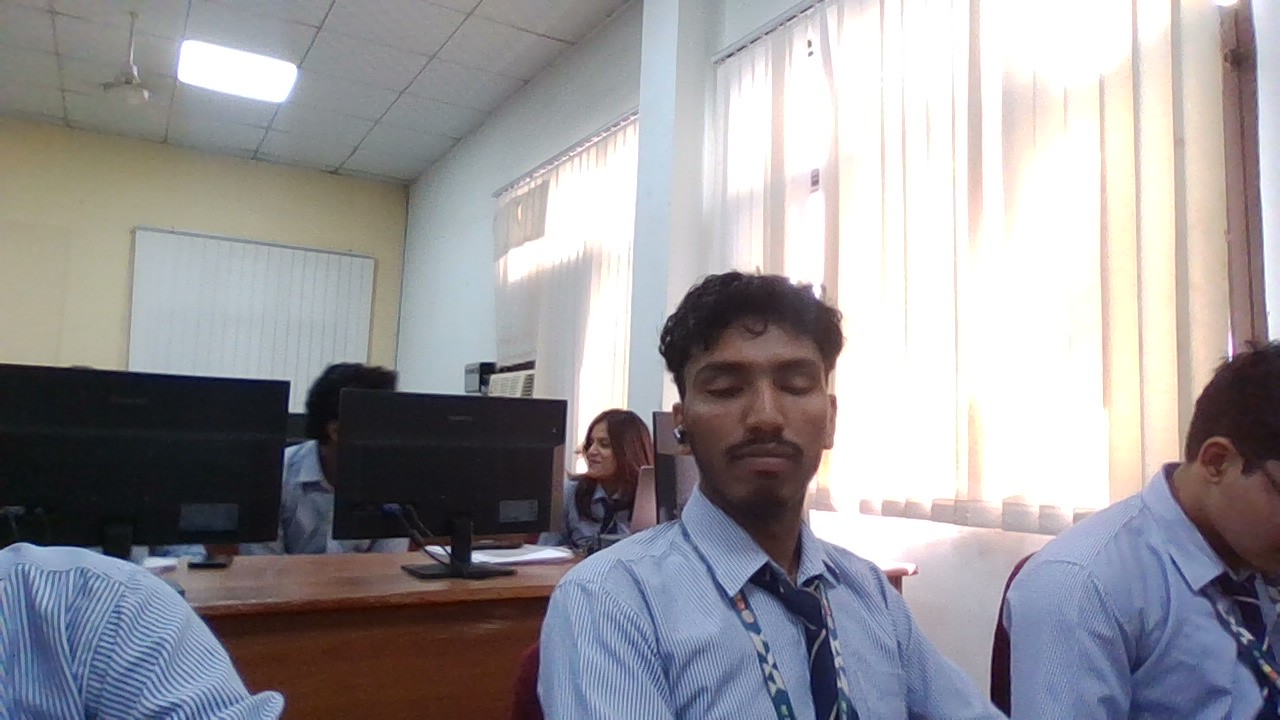
#> input picture ComputerVision/Experiment11/Q4/dataset/Arpit/WIN_20261012_14_13_04_Pro.jpg, 1280 x 720 px
$ python 'Experiment 1.py'
#> lines starting #> are read from the running program, lines starting #| are printed output that depends on the picture
# Name :- Dev Sharma
# CU24250269
# BTech CSE 3rd Year SECTION - "B"
# Roll No. :- 17

# ============================================================
# Experiment No. 1
# Experiment Name
# Implementation of Fundamental Image Processing Operations
# using Python and OpenCV
# ============================================================

# Aim:
# To develop a comprehensive understanding of fundamental image
# processing techniques by implementing image acquisition,
# storage, color space conversion, geometric transformations,
# and image enhancement operations using Python and OpenCV.


# ============================================================
# Step 1: Import Required Libraries
# ============================================================

import cv2
import numpy as np
import matplotlib.pyplot as plt
from tkinter import Tk, filedialog
import os


# ============================================================
# Step 2: Upload / Select Image from Computer
# ============================================================

root = Tk()
root.withdraw()

image_path = filedialog.askopenfilename(
    title="Select an Image",
    filetypes=[
        ("Image Files", "*.jpg *.jpeg *.png *.bmp *.tif *.tiff"),
        ("All Files", "*.*")
    ]
)
#> the answer given: ../Experiment11/Q4/dataset/Arpit/WIN_20261012_14_13_04_Pro.jpg

if not image_path:
    print("No image selected.")
    exit()

# Load color image
image = cv2.imread(image_path)
#> image is the input picture: shape (720, 1280, 3); mean B, G, R 153.5, 149.3, 151.2

if image is None:
    print("Error: Unable to load the selected image.")
    exit()

print("Image loaded successfully.")
print("Selected Image:", image_path)


# ============================================================
# Step 3: Display Image using OpenCV and Matplotlib
# ============================================================

# Display using OpenCV
cv2.imshow("Original Image - OpenCV", image)

# Convert BGR to RGB for Matplotlib
image_rgb = cv2.cvtColor(
    image,
    cv2.COLOR_BGR2RGB
)

# Display using Matplotlib
plt.figure(figsize=(6, 5))
plt.imshow(image_rgb)
plt.title("Original Image")
plt.axis("off")
plt.show()

cv2.waitKey(0)
cv2.destroyAllWindows()

print("Original image displayed successfully.")


# ============================================================
# Step 4: Examine Image Properties
# ============================================================

height, width, channels = image.shape

print("\n========== IMAGE PROPERTIES ==========")

print("Image Width:", width)
#| Image Width: 1280
print("Image Height:", height)
#| Image Height: 720
print("Image Resolution:", width, "x", height)
#| Image Resolution: 1280 x 720
print("Number of Channels:", channels)
#| Number of Channels: 3
print("Image Data Type:", image.dtype)
#| Image Data Type: uint8
print("Total Number of Pixels:", height * width)
#| Total Number of Pixels: 921600


# ============================================================
# Step 5: Save Image in JPEG and PNG Formats
# ============================================================

jpeg_path = "output_image.jpg"
png_path = "output_image.png"

cv2.imwrite(
    jpeg_path,
    image,
    [cv2.IMWRITE_JPEG_QUALITY, 95]
)

cv2.imwrite(
    png_path,
    image
)

print("\n========== IMAGE STORAGE ==========")

print("JPEG Image Saved:", jpeg_path)
print("PNG Image Saved:", png_path)

print("JPEG File Size:",
      round(os.path.getsize(jpeg_path) / 1024, 2),
      "KB")

print("PNG File Size:",
      round(os.path.getsize(png_path) / 1024, 2),
      "KB")


# ============================================================
# Step 6: Convert Image to Different Color Spaces
# ============================================================

# Grayscale
gray_image = cv2.cvtColor(
    image,
    cv2.COLOR_BGR2GRAY
)

# HSV
hsv_image = cv2.cvtColor(
    image,
    cv2.COLOR_BGR2HSV
)
#> hsv_image: shape (720, 1280, 3); mean H, S, V 72.3, 45.6, 162.6

# LAB
lab_image = cv2.cvtColor(
    image,
    cv2.COLOR_BGR2LAB
)
#> lab_image: shape (720, 1280, 3); mean of channels 0, 1, 2 154.6, 130.3, 126.1

print("\n========== COLOR SPACE CONVERSION ==========")

print("BGR to Grayscale: Completed")
print("BGR to HSV: Completed")
print("BGR to LAB: Completed")


# ============================================================
# Step 7: Resize Image
# ============================================================

new_width = 400
new_height = 300

resized_image = cv2.resize(
    image,
    (new_width, new_height)
)

print("\n========== GEOMETRIC TRANSFORMATIONS ==========")

print("Image Resizing: Completed")
print("New Resolution:", new_width, "x", new_height)


# ============================================================
# Step 8: Rotate Image
# ============================================================

rotated_image = cv2.rotate(
    image,
    cv2.ROTATE_90_CLOCKWISE
)

print("Image Rotation by 90 Degrees: Completed")


# ============================================================
# Step 9: Horizontal and Vertical Flipping
# ============================================================

horizontal_flip = cv2.flip(
    image,
    1
)
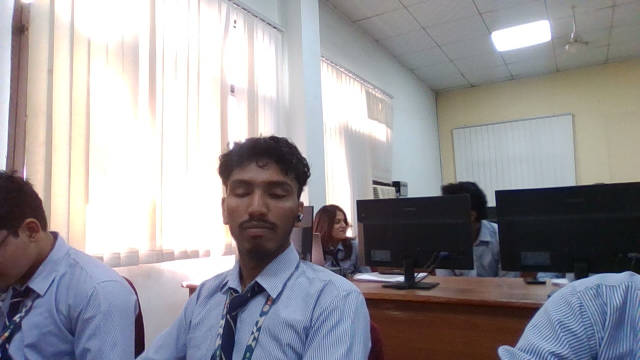
#> horizontal_flip: shape (720, 1280, 3) (shown at 1/2 size); mean B, G, R 153.5, 149.3, 151.2

vertical_flip = cv2.flip(
    image,
    0
)
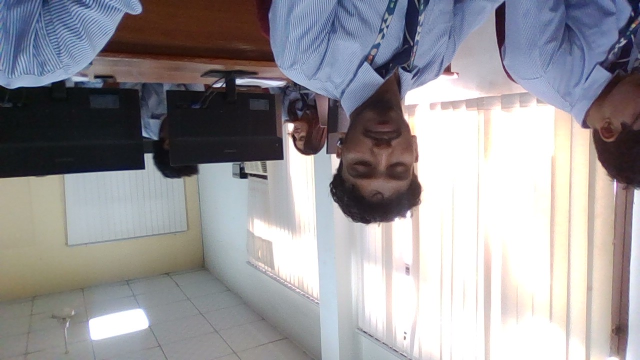
#> vertical_flip: shape (720, 1280, 3) (shown at 1/2 size); mean B, G, R 153.5, 149.3, 151.2

print("Horizontal Flipping: Completed")
print("Vertical Flipping: Completed")


# ============================================================
# Step 10: Generate Complement / Negative Image
# ============================================================

negative_image = cv2.bitwise_not(
    image
)
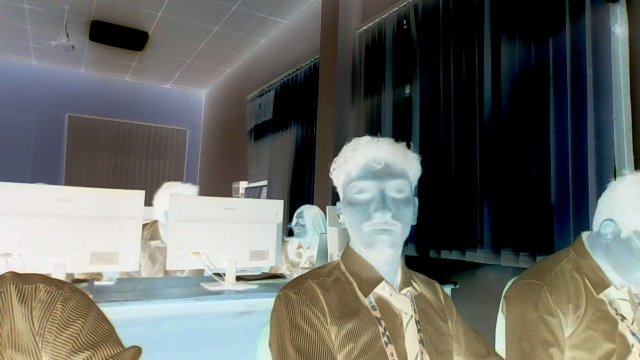
#> negative_image: shape (720, 1280, 3) (shown at 1/2 size); mean B, G, R 101.5, 105.7, 103.8

print("\n========== IMAGE COMPLEMENT ==========")
print("Negative Image Generated Successfully.")


# ============================================================
# Step 11: Crop Region of Interest (ROI)
# ============================================================

# Define ROI coordinates
# x1, y1 = starting coordinates
# x2, y2 = ending coordinates

roi_width = width // 2
roi_height = height // 2

x1 = width // 4
y1 = height // 4

x2 = x1 + roi_width
y2 = y1 + roi_height

# Make sure coordinates stay inside the image
x2 = min(x2, width)
y2 = min(y2, height)

roi = image[y1:y2, x1:x2]
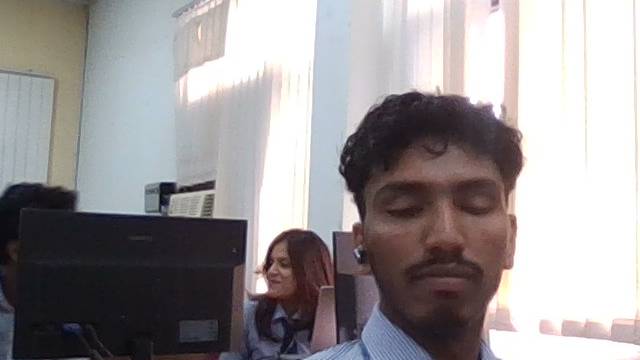
#> roi: shape (360, 640, 3); mean B, G, R 151, 149.5, 153.8

print("\n========== REGION OF INTEREST ==========")

print("ROI Coordinates:")
print("Starting Point:", (x1, y1))
#| Starting Point: (320, 180)
print("Ending Point:", (x2, y2))
#| Ending Point: (960, 540)
print("ROI Shape:", roi.shape)
#| ROI Shape: (360, 640, 3)

print("ROI Cropping: Completed")


# ============================================================
# Step 12: Display Processed Images
# ============================================================

plt.figure(figsize=(14, 10))

plt.subplot(3, 3, 1)
plt.imshow(image_rgb)
plt.title("Original Image")
plt.axis("off")

plt.subplot(3, 3, 2)
plt.imshow(gray_image, cmap="gray")
plt.title("Grayscale")
plt.axis("off")

plt.subplot(3, 3, 3)
plt.imshow(
    cv2.cvtColor(hsv_image, cv2.COLOR_HSV2RGB)
)
plt.title("HSV")
plt.axis("off")

plt.subplot(3, 3, 4)
plt.imshow(
    cv2.cvtColor(lab_image, cv2.COLOR_LAB2RGB)
)
plt.title("LAB")
plt.axis("off")

plt.subplot(3, 3, 5)
plt.imshow(
    cv2.cvtColor(resized_image, cv2.COLOR_BGR2RGB)
)
plt.title("Resized Image")
plt.axis("off")

plt.subplot(3, 3, 6)
plt.imshow(
    cv2.cvtColor(rotated_image, cv2.COLOR_BGR2RGB)
)
plt.title("Rotated Image")
plt.axis("off")

plt.subplot(3, 3, 7)
plt.imshow(
    cv2.cvtColor(horizontal_flip, cv2.COLOR_BGR2RGB)
)
plt.title("Horizontal Flip")
plt.axis("off")

plt.subplot(3, 3, 8)
plt.imshow(
    cv2.cvtColor(vertical_flip, cv2.COLOR_BGR2RGB)
)
plt.title("Vertical Flip")
plt.axis("off")

plt.subplot(3, 3, 9)
plt.imshow(
    cv2.cvtColor(negative_image, cv2.COLOR_BGR2RGB)
)
plt.title("Negative Image")
plt.axis("off")

plt.tight_layout()
plt.show()
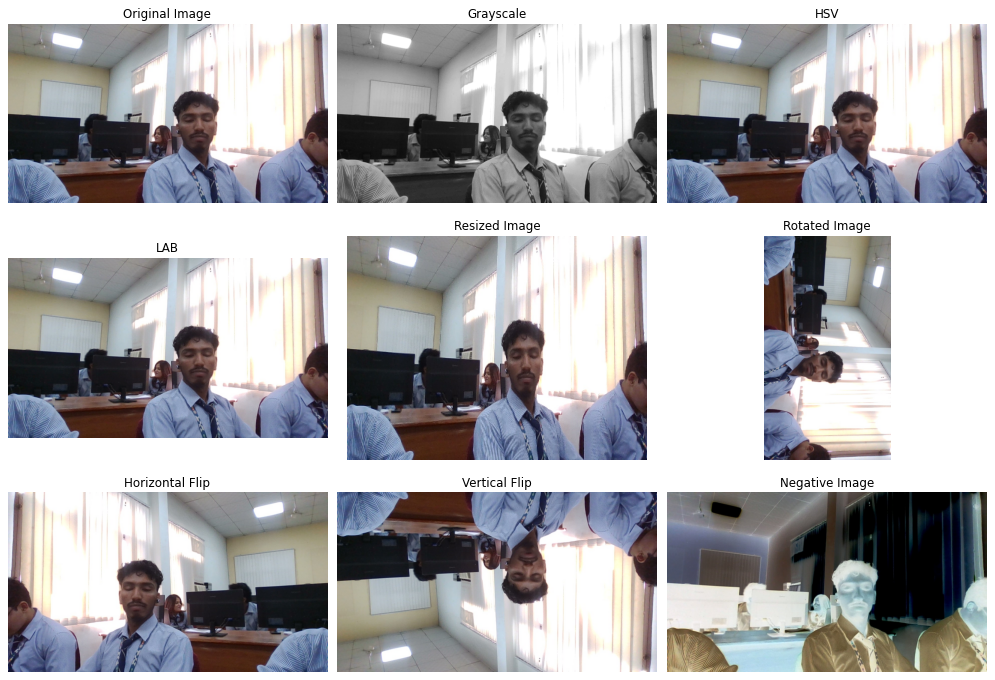
#> figure drawn by matplotlib, 9 panels


# ============================================================
# Step 13: Display ROI
# ============================================================

plt.figure(figsize=(6, 5))

plt.imshow(
    cv2.cvtColor(roi, cv2.COLOR_BGR2RGB)
)

plt.title("Region of Interest (ROI)")
plt.axis("off")

plt.show()

print("\nAll processed images displayed successfully.")


# ============================================================
# Step 14: Final Output
# ============================================================

print("\n========== FUNDAMENTAL IMAGE PROCESSING ==========")

print("Image Acquisition: Completed")
print("Image Display: Completed")
print("Image Properties Analysis: Completed")
print("JPEG Storage: Completed")
print("PNG Storage: Completed")
print("Grayscale Conversion: Completed")
print("HSV Conversion: Completed")
print("LAB Conversion: Completed")
print("Image Resizing: Completed")
print("Image Rotation: Completed")
print("Horizontal Flipping: Completed")
print("Vertical Flipping: Completed")
print("Negative Image Generation: Completed")
print("ROI Extraction: Completed")

print("\nObservations:")

print("Grayscale conversion reduces the image to a single intensity channel.")
print("HSV separates color information into hue, saturation and value.")
print("LAB represents color using lightness and color-opponent components.")
print("Resizing changes the image resolution.")
print("Rotation changes the orientation of the image.")
print("Flipping creates a mirror image.")
print("Negative operation inverts pixel intensity values.")
print("ROI extraction focuses processing on a selected image region.")

print("\nExperiment Completed Successfully.")


# ============================================================
# EXPERIMENT 1 - ANSWERS TO QUESTIONS
# ============================================================


# ------------------------------------------------------------
# QUESTION 1:
# What is a digital image? Differentiate between grayscale
# and color images.
# ------------------------------------------------------------

# A digital image is a representation of a visual scene in
# the form of discrete pixels.
#
# Each pixel contains numerical information representing the
# intensity or color at a particular location.
#
# Grayscale Image:
#
# A grayscale image contains only one channel.
# Each pixel represents intensity, usually ranging from
# 0 to 255.
#
# 0   -> Black
# 255 -> White
#
#
# Color Image:
#
# A color image contains multiple channels.
# A common representation is RGB or BGR, containing three
# channels corresponding to different color components.
#
# Therefore:
#
# Grayscale -> One intensity channel.
# Color     -> Multiple color channels.


# ------------------------------------------------------------
# QUESTION 2:
# Explain the difference between RGB, BGR, HSV, and LAB
# color spaces.
# ------------------------------------------------------------

# RGB:
#
# RGB stands for Red, Green and Blue.
# It represents a color using three channels:
# Red, Green and Blue.
#
#
# BGR:
#
# BGR stands for Blue, Green and Red.
# OpenCV normally reads color images in BGR format rather
# than RGB format.
#
#
# HSV:
#
# HSV stands for Hue, Saturation and Value.
#
# Hue represents the type of color.
# Saturation represents the intensity/purity of the color.
# Value represents brightness.
#
# HSV is useful for color-based image segmentation.
#
#
# LAB:
#
# LAB represents color using:
#
# L -> Lightness
# A -> Green to Red component
# B -> Blue to Yellow component
#
# LAB is useful for image enhancement and color analysis.
#
#
# Summary:
#
# RGB -> General color representation.
# BGR -> OpenCV's common image representation.
# HSV -> Useful for color detection and segmentation.
# LAB -> Useful for perceptual color processing.


# ------------------------------------------------------------
# QUESTION 3:
# What is the purpose of converting an image to grayscale
# before further processing?
# ------------------------------------------------------------

# Converting an image to grayscale reduces a three-channel
# color image into a single intensity channel.
#
# This reduces the amount of data that needs to be processed.
#
# Grayscale images are often easier and faster to process for
# operations such as:
#
# 1. Edge detection
# 2. Thresholding
# 3. Image segmentation
# 4. Feature extraction
#
# Grayscale conversion also simplifies many image processing
# algorithms because color information is not required for
# every task.


# ------------------------------------------------------------
# QUESTION 4:
# Explain the concept of image complement (negative image)
# and mention its practical applications.
# ------------------------------------------------------------

# An image complement or negative image is produced by
# inverting the intensity values of the pixels.
#
# For an 8-bit image:
#
# Negative Pixel = 255 - Original Pixel
#
# Therefore:
#
# Black becomes White.
# White becomes Black.
# Dark pixels become bright.
# Bright pixels become dark.
#
# Practical applications include:
#
# 1. Medical image visualization.
# 2. Enhancing certain image details.
# 3. Image analysis.
# 4. Photograph and document processing.
# 5. Highlighting information that is difficult to observe
#    in the original image.


# ------------------------------------------------------------
# QUESTION 5:
# Differentiate between image resizing, cropping, and scaling.
# ------------------------------------------------------------

# Image Resizing:
#
# Resizing changes the dimensions or resolution of an image.
# For example, changing an image from 1920 x 1080 to
# 800 x 600.
#
#
# Cropping:
#
# Cropping removes unwanted portions of an image and keeps
# only a selected region.
#
#
# Scaling:
#
# Scaling changes the size of an image by a particular scale
# factor.
#
# For example:
#
# Scaling by 0.5 -> Image becomes half its original size.
# Scaling by 2.0 -> Image becomes twice its original size.
#
#
# In short:
#
# Resizing -> Changes image dimensions.
# Cropping -> Selects/removes a region.
# Scaling  -> Changes size according to a scale factor.


# ------------------------------------------------------------
# QUESTION 6:
# What is a Region of Interest (ROI), and why is it important
# in computer vision?
# ------------------------------------------------------------

# Region of Interest (ROI) is a specific selected portion of
# an image that contains the area of interest.
#
# Instead of processing the complete image, computer vision
# algorithms can focus only on the selected region.
#
# ROI is important because it:
#
# 1. Reduces the amount of data to process.
# 2. Improves computational efficiency.
# 3. Focuses analysis on relevant objects.
# 4. Helps in object detection.
# 5. Helps in feature extraction.
#
# For example, a face region can be selected from an image
# before performing facial analysis.


# ------------------------------------------------------------
# QUESTION 7:
# Why is OpenCV preferred over conventional image processing
# libraries for computer vision applications?
# ------------------------------------------------------------

# OpenCV is widely used for computer vision because it provides
# a large collection of optimized image processing and computer
# vision functions.
#
# It supports:
#
# 1. Image reading and writing.
# 2. Image transformations.
# 3. Color space conversion.
# 4. Filtering.
# 5. Edge detection.
# 6. Object detection.
# 7. Feature extraction.
# 8. Video processing.
#
# OpenCV also works efficiently with NumPy arrays and supports
# real-time computer vision applications.
#
# Therefore, OpenCV is a practical and powerful library for
# computer vision development.


# ------------------------------------------------------------
# QUESTION 8:
# Explain how image resolution and pixel intensity influence
# image quality.
# ------------------------------------------------------------

# Image Resolution:
#
# Resolution refers to the number of pixels used to represent
# an image.
#
# Higher resolution generally provides more image detail and
# allows finer structures to be represented.
#
# Lower resolution contains fewer pixels and may result in
# loss of details.
#
#
# Pixel Intensity:
#
# Pixel intensity represents the brightness value of a pixel.
#
# In an 8-bit grayscale image:
#
# 0   -> Black
# 255 -> White
#
# The distribution of pixel intensities affects brightness,
# contrast and the visibility of image details.
#
# Therefore, both resolution and pixel intensity influence
# the visual quality of an image.


# ------------------------------------------------------------
# QUESTION 9:
# Mention five real-world applications where basic image
# preprocessing is an essential step.
# ------------------------------------------------------------

# Five real-world applications are:
#
# 1. Autonomous Driving:
#    Images from cameras are processed before detecting roads,
#    vehicles, pedestrians and traffic signs.
#
# 2. Healthcare:
#    Medical images are preprocessed to improve image quality
#    before diagnosis and analysis.
#
# 3. Surveillance:
#    Images and video frames are processed before object,
#    person and activity detection.
#
# 4. Robotics:
#    Robots preprocess camera images before performing object
#    recognition and navigation.
#
# 5. Industrial Automation:
#    Images are processed before inspecting manufactured
#    products for defects.
#
# These applications require preprocessing to improve the
# quality and usefulness of input images.


# ------------------------------------------------------------
# QUESTION 10:
# How do image preprocessing techniques improve the performance
# of feature extraction and deep learning models?
# ------------------------------------------------------------

# Image preprocessing improves the quality and consistency
# of images before they are provided to computer vision
# algorithms or deep learning models.
#
# Preprocessing can:
#
# 1. Remove unwanted noise.
# 2. Standardize image size.
# 3. Improve contrast and visibility.
# 4. Convert images into suitable color spaces.
# 5. Normalize image data.
# 6. Focus processing on important regions.
# 7. Reduce irrelevant information.
#
# Better-prepared images can make important features easier
# to extract and can help machine learning and deep learning
# models learn more useful patterns.
#
# Therefore, preprocessing is an important stage before
# feature extraction and model training.
